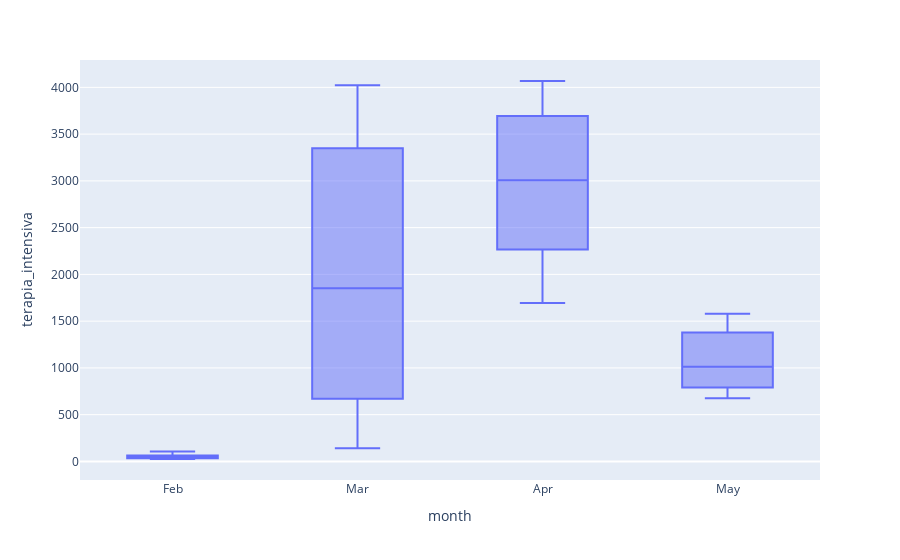

Notebook source saved alongside this figure:
### Markdown cell above
Con questo grafico vediamo la distribuzione delle terapie intensive a livello mensile. Come si nota dal grafico, i mesi più intensi sono stati quelli di Marzo e Aprile

### Code cell
tmp = series.copy()
#Creo una nuova colonna con indicato il mese, preso dalla colonna "date"
tmp['month'] = [d.strftime('%b') for d in tmp.date]
#Plotto il grafico box
fig = px.box(tmp, x="month", y="terapia_intensiva")
fig.show()

### Figure 1 — Plotly figure (JSON) as saved in the notebook; plotly's stock layout.template omitted (floating-point values rounded to 4 significant figures)
{"data": [{"alignmentgroup": "True", "hovertemplate": "month=%{x}<br>terapia_intensiva=%{y}<extra></extra>", "legendgroup": "", "marker": {"color": "#636efa"}, "name": "", "notched": false, "offsetgroup": "", "orientation": "v", "showlegend": false, "type": "box", "x": ["Feb", "Feb", "Feb", "Feb", "Feb", "Feb", "Mar", "Mar", "Mar", "Mar", "Mar", "Mar", "Mar", "Mar", "Mar", "Mar", "Mar", "Mar", "Mar", "Mar", "Mar", "Mar", "Mar", "Mar", "Mar", "Mar", "Mar", "Mar", "Mar", "Mar", "Mar", "Mar", "Mar", "Mar", "Mar", "Mar", "Mar", "Apr", "Apr", "Apr", "Apr", "Apr", "Apr", "Apr", "Apr", "Apr", "Apr", "Apr", "Apr", "Apr", "Apr", "Apr", "Apr", "Apr", "Apr", "Apr", "Apr", "Apr", "Apr", "Apr", "Apr", "Apr", "Apr", "Apr", "Apr", "Apr", "Apr", "May", "May", "May", "May", "May", "May", "May", "May", "May", "May", "May", "May", "May", "May", "May", "May", "May", "May", "May", "May"], "x0": " ", "xaxis": "x", "y": [26, 35, 36, 56, 64, 105, 140, 166, 229, 295, 351, 462, 567, 650, 733, 877, 1028, 1153, 1328, 1518, 1672, 1851, 2060, 2257, 2498, 2655, 2857, 3009, 3204, 3396, 3489, 3612, 3732, 3856, 3906, 3981, 4023, 4035, 4053, 4068, 3994, 3977, 3898, 3792, 3693, 3605, 3497, 3381, 3343, 3260, 3186, 3079, 2936, 2812, 2733, 2635, 2573, 2471, 2384, 2267, 2173, 2102, 2009, 1956, 1863, 1795, 1694, 1578, 1539, 1501, 1479, 1427, 1333, 1311, 1168, 1034, 1027, 999, 952, 893, 855, 808, 775, 762, 749, 716, 676], "y0": " ", "yaxis": "y"}], "layout": {"boxmode": "group", "legend": {"tracegroupgap": 0}, "margin": {"t": 60}, "xaxis": {"anchor": "y", "domain": [0, 1], "title": {"text": "month"}}, "yaxis": {"anchor": "x", "domain": [0, 1], "title": {"text": "terapia_intensiva"}}}}
